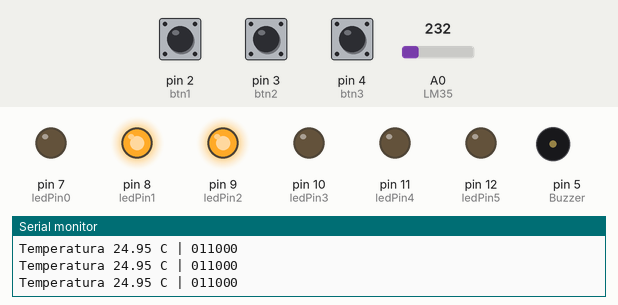
A sketch run on a simulated Arduino Uno, built for the host (arithmetic inside an expression is 32-bit, double 64-bit). On the bench: output pins drawn as LEDs (lit = HIGH), buzzer (waves = sounding, pin HIGH), the last lines printed to the serial monitor. Dashed ring = blinking. The inputs (shaded band) are chosen by the test bench; at power-on: A0 (LM35) = 232, pin 2 (btn1) LOW, pin 3 (btn2) LOW, pin 4 (btn3) LOW.

Above: at 1.2 s.
1.3 s: A0 (LM35) set to 233
At 2.1 s:
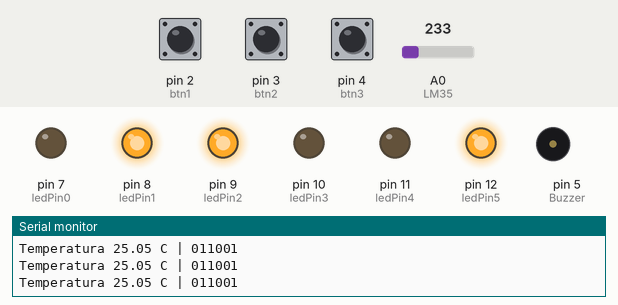
3.1 s: A0 (LM35) set to 250
At 5.4 s:
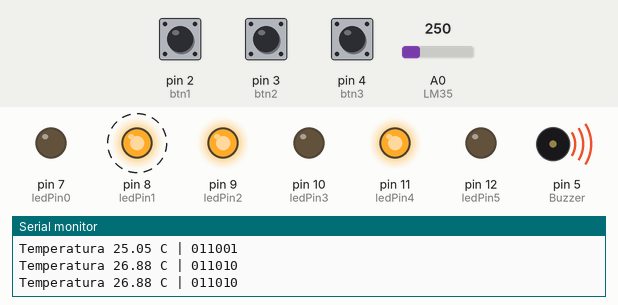
6.1 s: A0 (LM35) set to 201
At 7.6 s:
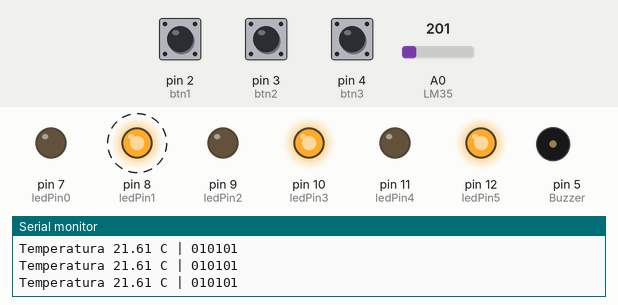
8.5 s: A0 (LM35) set to 195
At 9.1 s:
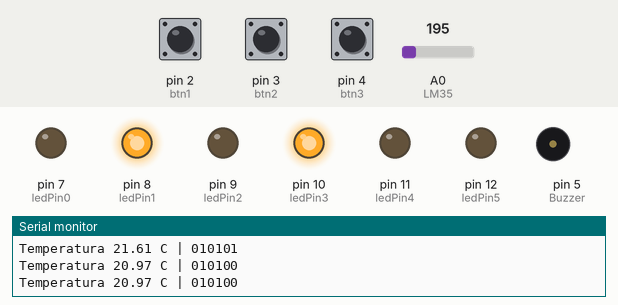
Timing chart, 0 to 11.5 s (numbered marks = the images above; inputs shaded):
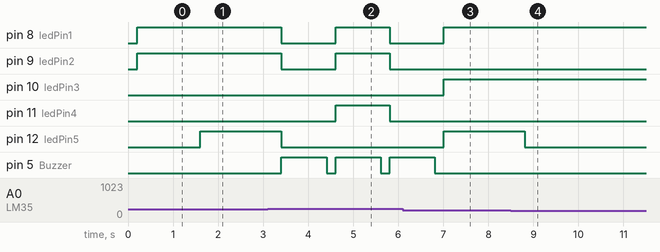

Measured:
- the behaviour switches between 232 and 233 on A0 (LM35) (found by bisection; images 0 and 1)
- the behaviour switches between 196 and 195 on A0 (LM35) (found by bisection; images 3 and 4)
- after the input at 1.3 s, pin 12 (ledPin5): LOW → HIGH after 0.30 s
- after the input at 3.1 s, pin 8 (ledPin1), pin 9 (ledPin2): HIGH → LOW after 0.31 s, → HIGH 1.2 s later, → LOW 1.2 s later; pin 11 (ledPin4): LOW → HIGH after 1.5 s, → LOW 1.2 s later; pin 12 (ledPin5): HIGH → LOW after 0.31 s; pin 5 (Buzzer): alternates HIGH for 1.0 s and LOW for 0.20 s, starting after 0.31 s
- after the input at 6.1 s, pin 9 (ledPin2), pin 11 (ledPin4): stays LOW (without the input it goes to HIGH after 0.91 s); pin 10 (ledPin3), pin 12 (ledPin5): LOW → HIGH after 0.91 s; pin 5 (Buzzer): goes on until 6.8 s, then stays LOW
- after the input at 8.5 s, pin 12 (ledPin5): HIGH → LOW after 0.31 s

The sketch:

atividade_3_aula_7.ino
```cpp
const int LM35 = 0;
const int btn1 = 2;
const int btn2 = 3;
const int btn3 = 4;
const int ledPin0 = 7;
const int ledPin1 = 8;
const int ledPin2 = 9;
const int ledPin3 = 10;
const int ledPin4 = 11;
const int ledPin5 = 12;
const int Buzzer = 5;

float temperatura = 0;
float min_temp = 3000;
float max_temp = -3000;
float avg_temp = 0;
float avg = 0;
int ADClido = 0;
int bin[7];
int bind[7];
float temps[30];
int count = 0;
int count_avg = 0;
int controle = 0;
int state1 = 0;
int state2 = 0;
int state3 = 0;

unsigned long interval = 1000;
unsigned long previousMillis = 0;

int tempo()
{
  unsigned long currentMillis = millis();
  if ((unsigned long)(currentMillis - previousMillis) >= interval) {
    previousMillis = millis();
    return 1;
  }
  else
  {
    return 0;
  }
}

void intToBin(int dec, int bin[], int numBits) {
  for (int i = 0; i < numBits; i++) {
    bin[i] = 1 & (dec >> i);
  }
}

void printArr(int bin[], int numBits) {
  for (int i = numBits - 1; i >= 0; i--) {
    Serial.print(bin[i]);
  }
}

void apagar()
{
  setLed(ledPin0, 0);
  setLed(ledPin1, 0);
  setLed(ledPin2, 0);
  setLed(ledPin3, 0);
  setLed(ledPin4, 0);
  setLed(ledPin5, 0);
}

void setLed(int pin, int v)
{
  if (v == -1)
  {
    if (digitalRead(pin) == HIGH)
    {
      digitalWrite(pin, LOW);
    }
    else {
      digitalWrite(pin, HIGH);
    }
  }
  else
  {
    digitalWrite(pin, LOW);
    if (v == 1)
    {
      digitalWrite(pin, HIGH);
    }
  }
}

void leds(int arr[], int mantem, int tempo)
{
  if (mantem == 1) //Inverte
  {
    if (arr[5] == 1) {
      setLed(ledPin0, -1);
    }
    if (arr[4] == 1) {
      setLed(ledPin1, -1);
    }
    if (arr[3] == 1) {
      setLed(ledPin2, -1);
    }
    if (arr[2] == 1) {
      setLed(ledPin3, -1);
    }
    if (arr[1] == 1) {
      setLed(ledPin4, -1);
    }
    if (arr[0] == 1) {
      setLed(ledPin5, -1);
    }
  }
  else
  {
    setLed(ledPin0, arr[5]);
    setLed(ledPin1, arr[4]);
    setLed(ledPin2, arr[3]);
    setLed(ledPin3, arr[2]);
    setLed(ledPin4, arr[1]);
    setLed(ledPin5, arr[0]);
  }
}

void calc(float temp)
{
  if (temp < min_temp)
  {
    min_temp = temp;
  }

  if (temp >  max_temp)
  {
    max_temp = temp;
  }

  if (tempo() == 1) //Deu 1s
  {
    temps[count_avg] = temp;
    float sum = 0;
    int c = 0;
    for (int i = 0; i < 30; i++) {
      if (temps[i] > 0)
      {
        sum = sum + temps[i];
        c++;
      }
    }
    avg = sum / c;
    count_avg++;
  }

  if (count_avg >= 30)
  {
    count_avg = 0;
  }
}

void setup() {
  Serial.begin(9600);
  analogReference(INTERNAL1V1);
  pinMode(btn1, INPUT);
  pinMode(btn2, INPUT);
  pinMode(btn3, INPUT);
  pinMode(Buzzer, OUTPUT);
  pinMode(ledPin0, OUTPUT);
  pinMode(ledPin1, OUTPUT);
  pinMode(ledPin2, OUTPUT);
  pinMode(ledPin3, OUTPUT);
  pinMode(ledPin4, OUTPUT);
  pinMode(ledPin5, OUTPUT);
}

void loop() {
  ADClido = analogRead(LM35);
  state1 = digitalRead(btn1);
  state2 = digitalRead(btn2);
  state3 = digitalRead(btn3);
  delay(200);
  temperatura = ADClido * 0.1075268817;
  Serial.print("Temperatura ");
  Serial.print(temperatura);
  Serial.print(" C | ");
  intToBin(temperatura, bind, 6);
  printArr(bind, 6);
  calc(temperatura);
  if (temperatura > 26)
  {
    digitalWrite(Buzzer, HIGH);
    if (controle == 0)
    {
      intToBin(temperatura, bin, 6);
      count++;
      controle = 1;
      leds(bin, 0, 1000);
      }
    leds(bin, 1, 1000);
    delay(1000);
    digitalWrite(Buzzer, LOW);
  }
  else
  {
    digitalWrite(Buzzer, LOW);
    controle = 0;
    leds(bind, 0, 1000);
  }
  if (state1)
  {
    Serial.print(" | Mín Temp: ");
    Serial.print(min_temp);
  }
  else if (state2)
  {
    Serial.print(" | Avg Temp: ");
    Serial.print(avg);
  }
  else if (state3)
  {
    Serial.print(" | Max Temp: ");
    Serial.print(max_temp);
  }
  Serial.println("");
}
```
